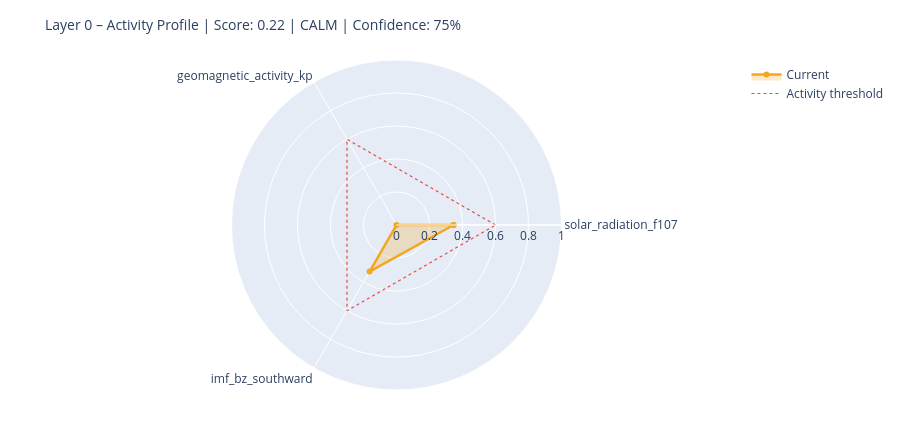

Notebook cell for this chart:
### Markdown cell above
---
## 6. State Assessment & Handoff to Layer 1

### Code cell
# ============================================================
# STEP 1 – Collect raw values with source modes
# Mode: 'primary' | 'fallback_3h' | 'last_valid' | 'missing'
# ============================================================

def safe_last(df, col):
    if df is None or col not in df.columns: return None
    s = df[col].dropna()
    return float(s.iloc[-1]) if not s.empty else None

f107_now = safe_last(df_f107, 'f10.7')
bz_now   = safe_last(df_mag,  'bz_gsm')
kp_now   = safe_last(df_kp,   'kp')
sw_now   = safe_last(df_sw,   'speed')

source_modes = {
    'F10.7':    'primary'  if f107_now is not None else 'missing',
    'Kp':       'primary'  if kp_now   is not None else 'missing',
    'IMF_Bz':   'primary'  if bz_now   is not None else 'missing',
    'SW_speed': 'primary'  if sw_now   is not None else 'missing',
}

# Kp Fallback – 3h endpoint
if kp_now is None:
    try:
        r = requests.get(
            'https://services.swpc.noaa.gov/json/noaa-planetary-k-index.json',
            timeout=10)
        r.raise_for_status()
        fb = pd.DataFrame(r.json())
        tc = next((c for c in fb.columns if 'time' in c.lower()), fb.columns[0])
        kc = next((c for c in fb.columns if 'kp' in c.lower() and c != tc), None)
        if kc:
            fb[kc] = fb[kc].astype(str).str.extract(r'([0-9]+(?:\.[0-9]*)?)')[0]
            fb[kc] = pd.to_numeric(fb[kc], errors='coerce')
            fb = fb[fb[kc] >= 0].dropna(subset=[kc])
            if not fb.empty:
                kp_now = float(fb[kc].iloc[-1])
                source_modes['Kp'] = 'fallback_3h'
                print(f'  Kp fallback (3h): {kp_now:.1f}')
    except Exception as e:
        print(f'  Kp fallback failed: {e}')

# Solar Wind Fallback – last valid value
if sw_now is None and df_sw is not None and 'speed' in df_sw.columns:
    s = df_sw['speed'].dropna()
    if not s.empty:
        sw_now = float(s.iloc[-1])
        source_modes['SW_speed'] = 'last_valid'
        print(f'  SW fallback (last_valid): {sw_now:.0f} km/s')

print()
print('Source modes:', source_modes)

# ============================================================
# STEP 2 – Score from available components only
# ============================================================

def norm(v, lo, hi):
    if v is None: return None
    return max(0.0, min(1.0, (v - lo) / (hi - lo)))

COMPONENTS = {
    'solar_radiation_f107':    (f107_now, norm(f107_now, 60, 250)),
    'geomagnetic_activity_kp': (kp_now,   norm(kp_now,   0,   9)),
    'imf_bz_southward':        (bz_now,   norm(-(bz_now or 0) if bz_now else None, -5, 30)
                                           if bz_now is not None else None),
    'solar_wind_speed':        (sw_now,   norm(sw_now, 300, 800)),
}

available   = {k: v[1] for k, v in COMPONENTS.items() if v[1] is not None}
unavailable = [k for k, v in COMPONENTS.items() if v[1] is None]

layer0_score = round(sum(available.values()) / len(available), 4) if available else None
confidence   = round(len(available) / len(COMPONENTS), 2)

level = ('unknown'  if layer0_score is None
         else 'calm'     if layer0_score < 0.3
         else 'moderate' if layer0_score < 0.6
         else 'active')

# ============================================================
# STEP 3 – Dominant Driver
# ============================================================

def dominant_driver(kp, f107, bz, sw):
    candidates = []
    if kp   is not None and kp   >= 4:   candidates.append(('geomagnetic',    kp / 9))
    if sw   is not None and sw   >= 500:  candidates.append(('solar_wind',     sw / 800))
    if bz   is not None and bz   <= -5:   candidates.append(('imf_southward',  abs(bz) / 30))
    if f107 is not None and f107 >= 150:  candidates.append(('solar_radiation',f107 / 250))
    return max(candidates, key=lambda x: x[1])[0] if candidates else 'none'

driver = dominant_driver(kp_now, f107_now, bz_now, sw_now)

# ============================================================
# STEP 4 – Downstream expectations
# ============================================================

def downstream_expectation(driver, score, kp, bz, f107):
    exp = {
        'magnetosphere':        'calm',
        'ionosphere':           'calm',
        'schumann_resonance':   'unchanged',
        'lithosphere_currents': 'low',
    }
    if driver == 'geomagnetic' or (kp and kp >= 5):
        exp['magnetosphere']        = 'compressed / storm'
        exp['ionosphere']           = 'elevated disturbance (TEC variability)'
        exp['schumann_resonance']   = 'elevated amplitude possible'
        exp['lithosphere_currents'] = 'elevated induction currents'
    elif driver == 'imf_southward' or (bz and bz <= -5):
        exp['magnetosphere']        = 'energy coupling active'
        exp['ionosphere']           = 'elevated electron density possible'
        exp['schumann_resonance']   = 'slight modulation possible'
    elif driver == 'solar_radiation' or (f107 and f107 >= 150):
        exp['ionosphere']           = 'elevated ionization (F-layer)'
        exp['schumann_resonance']   = 'slightly elevated background activity'
    return exp

downstream = downstream_expectation(driver, layer0_score, kp_now, bz_now, f107_now)

# ============================================================
# CONSOLE OUTPUT
# ============================================================

W = 58
print('=' * W)
print('LAYER 0 – STATE ASSESSMENT')
print('=' * W)
for name, (raw_v, score_v) in COMPONENTS.items():
    if score_v is not None:
        bar = '█' * int(score_v * 20) + '░' * (20 - int(score_v * 20))
        print(f'  {name:<35}  {bar}  {score_v:.2f}')
    else:
        print(f'  {name:<35}  {"─" * 20}  n/a')
print('-' * W)
print(f'  Score ({len(available)}/{len(COMPONENTS)} components):  {layer0_score:.3f}')
print(f'  Confidence:         {confidence:.0%}')
print(f'  Level:              {level.upper()}')
print(f'  Dominant Driver:    {driver}')

# Radar chart
cats = list(available.keys())
vals = list(available.values())
if len(cats) >= 3:
    fig = go.Figure()
    fig.add_trace(go.Scatterpolar(
        r=vals + [vals[0]], theta=cats + [cats[0]],
        fill='toself', fillcolor='rgba(242,166,35,0.25)',
        line=dict(color='#F2A623', width=2.5), name='Current'
    ))
    fig.add_trace(go.Scatterpolar(
        r=[0.6] * (len(cats) + 1), theta=cats + [cats[0]],
        line=dict(color='#E24B4A', dash='dot', width=1.2),
        mode='lines', name='Activity threshold'
    ))
    fig.update_layout(
        title=dict(text=f'Layer 0 – Activity Profile | Score: {layer0_score:.2f} | {level.upper()} | Confidence: {confidence:.0%}',
                   font=dict(size=14)),
        polar=dict(radialaxis=dict(visible=True, range=[0, 1])),
        height=430, showlegend=True,
        margin=dict(l=60, r=60, t=60, b=40)
    )
    fig.show()

### Figure 1 — Plotly figure (JSON) as saved in the notebook; plotly's stock layout.template omitted (floating-point values rounded to 4 significant figures)
{"data": [{"fill": "toself", "fillcolor": "rgba(242,166,35,0.25)", "line": {"color": "#F2A623", "width": 2.5}, "name": "Current", "r": [0.3457, 0.0, 0.3263, 0.3457], "theta": ["solar_radiation_f107", "geomagnetic_activity_kp", "imf_bz_southward", "solar_radiation_f107"], "type": "scatterpolar"}, {"line": {"color": "#E24B4A", "dash": "dot", "width": 1.2}, "mode": "lines", "name": "Activity threshold", "r": [0.6, 0.6, 0.6, 0.6], "theta": ["solar_radiation_f107", "geomagnetic_activity_kp", "imf_bz_southward", "solar_radiation_f107"], "type": "scatterpolar"}], "layout": {"height": 430, "margin": {"b": 40, "l": 60, "r": 60, "t": 60}, "polar": {"radialaxis": {"range": [0, 1], "visible": true}}, "showlegend": true, "title": {"font": {"size": 14}, "text": "Layer 0 – Activity Profile | Score: 0.22 | CALM | Confidence: 75%"}}}
